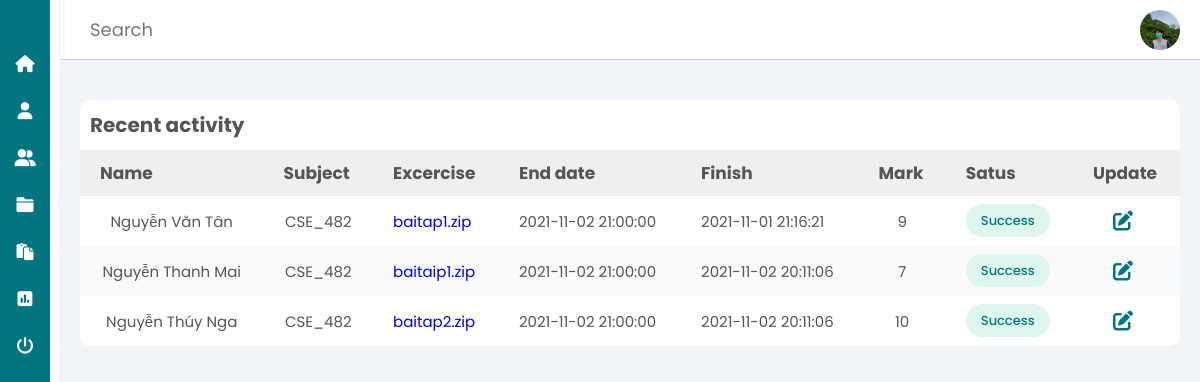
The page /teacher/mark.php?id_sub=CSE_482&&id_home=1 (signed in) on the database its author committed.
### tables this page shows
CREATE TABLE `tb_mark` (
  `id_homework` int(11) DEFAULT NULL,
  `id_student` int(11) DEFAULT NULL,
  `submit_homework` char(30) DEFAULT NULL,
  `finish_date` datetime DEFAULT current_timestamp(),
  `mark` float DEFAULT 0,
  `status` tinyint(4) DEFAULT 0
);

CREATE TABLE `tb_student` (
  `id_student` int(11) NOT NULL,
  `user_id` int(11) DEFAULT NULL,
  `name_student` varchar(50) DEFAULT NULL,
  `gender` tinyint(4) DEFAULT NULL,
  `image_student` char(30) DEFAULT NULL,
  `phone` char(15) DEFAULT NULL
);

CREATE TABLE `tb_homework` (
  `id_homework` int(11) NOT NULL,
  `id_subject` char(10) DEFAULT NULL,
  `name_homework` varchar(100) DEFAULT NULL,
  `excercise` char(100) DEFAULT NULL,
  `start_date` datetime DEFAULT current_timestamp(),
  `end_date` datetime DEFAULT NULL,
  `home_level` tinyint(4) NOT NULL DEFAULT 0
);

### teacher/mark.php (the view)
<?php
    include('header.php');
    if(isset($_GET['id_sub'])){
        $id_sub = $_GET['id_sub'];
        $id_home = $_GET['id_home'];
    }
?>
    <main>
        <section class="recent">
            <div class="activity-grid">
                <div class="activity-card">
                    <h3>Recent activity</h3>
                    <div class="table-responsive">
                        <table>
                            <thead>
                                <tr>
                                    <th>Name</th>
                                    <th>Subject</th>
                                    <th>Excercise</th>
                                    <th>End date</th>
                                    <th>Finish</th>
                                    <th>Mark</th>
                                    <th>Satus</th>
                                    <th>Update</th>
                                </tr>
                            </thead>
                            <tbody>
                                <?php
                                    $sql = "SELECT tb_homework.id_homework, tb_student.id_student,
                                                    name_student, id_subject, submit_homework, end_date, finish_date, mark, status
                                            FROM tb_homework, tb_mark, tb_student
                                            WHERE tb_homework.id_homework = tb_mark.id_homework
                                            AND tb_student.id_student = tb_mark.id_student and home_level = 0 and tb_mark.id_homework = '$id_home'";
                                    $res = mysqli_query($conn, $sql);
                                    if($res == TRUE)
                                    {
                                        $count = mysqli_num_rows($res);
                                        if($count>0)
                                        {
                                            while($row = mysqli_fetch_assoc($res))
                                            {
                                                $id_std = $row['id_student'];
                                                $name_std = $row['name_student'];
                                                $excer = $row['submit_homework'];
                                                $end_date = $row['end_date'];
                                                $finish = $row['finish_date'];
                                                $mark = $row['mark'];
                                                $status = $row['status'];
                                ?>
                                                <tr>
                                                    <td class="status"><?php echo $name_std; ?></td>
                                                    <td class="status"><?php echo $id_sub; ?></td>
                                                    <td>
                                                        <a href="dowload_homework.php?file=<?php echo $row['submit_homework'] ?>">
                                                            <?php echo $excer;?>
                                                        </a>
                                                    </td>
                                                    <td><?php echo $end_date ?></td>
                                                    <td><?php echo $finish; ?></td>
                                                    <td class="status"><?php echo $mark; ?></td>
                                                    <td>
                                                        <?php
                                                            if($status==1)
                                                            {
                                                                ?>
                                                                <span class="badge success">Success</span>
                                                                <?php
                                                            }
                                                            else
                                                            {
                                                                ?>
                                                                <span class="badge warning">Processing</span>
                                                                <?php
                                                            }
                                                        ?>
                                                    </td>
                                                    <td>
                                                        <a href="update_mark.php?id_sub=<?php echo $id_sub;?>&&id_home=<?php echo $id_home;?>&&id_std=<?php echo $id_std; ?>" class="update-icon">
                                                            <i class="fas fa-edit"></i>
                                                        </a>
                                                    </td>
                                                </tr>
                                <?php
                                            }
                                        }
                                        else
                                        {
                                        }
                                    }
                                ?>
                            </tbody>
                        </table>
                    </div>
                </div>
            </div>
        </section>
    </div>
<?php
include('footer.php');
?>

### teacher/css/teacher.css (style rules this page uses)
* { font-family: 'Poppins', sans-serif; margin: 0; padding: 0; box-sizing: border-box; outline: none; border:none; text-decoration: none; transition: all .3s linear; transition: width none; list-style: none; }
.update-icon, .delete-icon { font-size: 2rem; margin-left: 1rem; color: var(--main-color); padding: 0 1rem; }
main { margin-top: 6rem; background: #f1f5f9; min-height: 90vh; padding: 1rem 2rem; }
.recent { margin-top: 3rem; margin-bottom: 3rem; }
.recent .activity-grid { display: grid; grid-template-columns: 100%; grid-column-gap: 1rem; }
.recent .activity-card { background: #fff; border-radius: 1rem; }
.recent .activity-grid .activity-card h3 { color: var(--text); margin: 1rem; font-size: 2rem; }
.recent .activity-grid .activity-card table { width: 100%; border-collapse: collapse; }
.recent .activity-grid .activity-card table thead { background: #efefef; text-align: left; }
th, td { font-size: 1.7rem; padding: 1rem 2rem; color: var(--text); }
td { font-size: 1.5rem; }
tbody tr:nth-child(even) { background: #f9fafc; }
.badge { padding: 0.7rem 1.5rem; border-radius: 2rem; font-weight: 500; font-size: 1.3rem; }
.badge.success { background: var(--success); color: var(--main-color); }
.status { text-align: center; }

### rows shown on the page
tb_mark: id_student.name_student "Nguyễn Văn Tân", submit_homework "baitap1.zip", id_homework.end_date "2021-11-02 21:00:00", finish_date "2021-11-01 21:16:21", mark "9", status "Success"
tb_mark: id_student.name_student "Nguyễn Thanh Mai", submit_homework "baitaip1.zip", id_homework.end_date "2021-11-02 21:00:00", finish_date "2021-11-02 20:11:06", mark "7", status "Success"
tb_mark: id_student.name_student "Nguyễn Thúy Nga", submit_homework "baitap2.zip", id_homework.end_date "2021-11-02 21:00:00", finish_date "2021-11-02 20:11:06", mark "10", status "Success"
